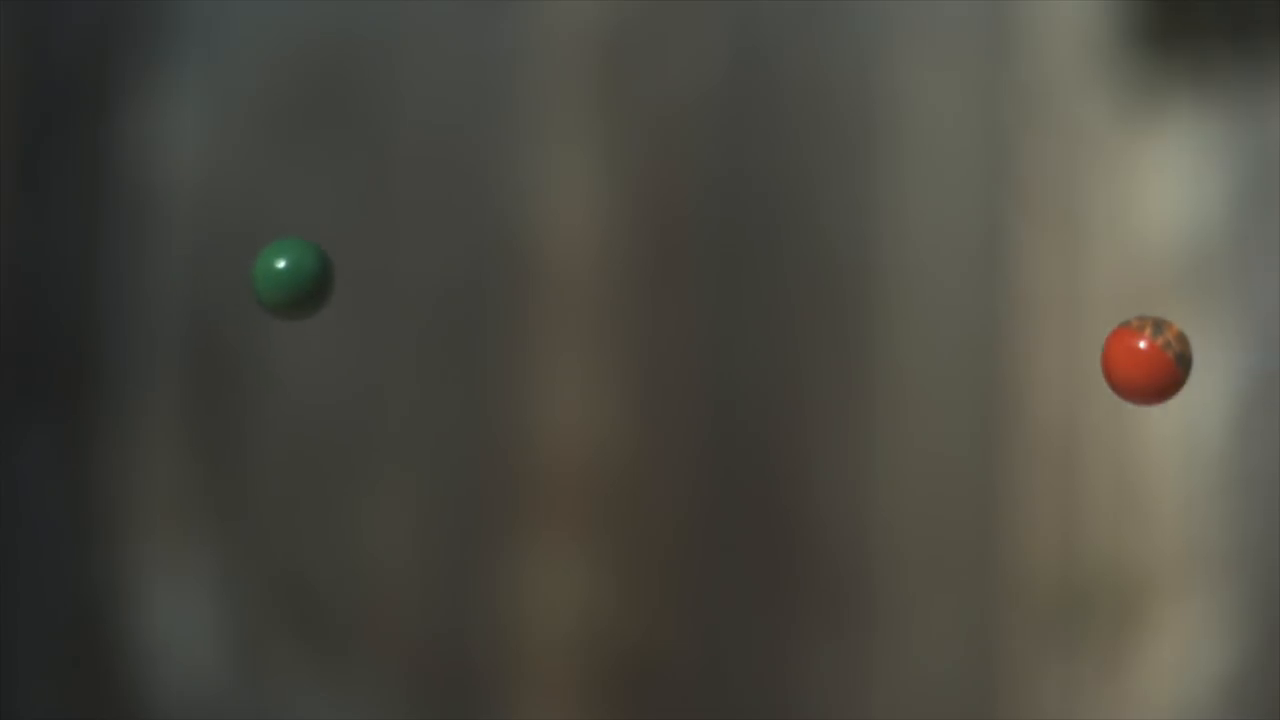
#> input picture frame 16 of video/test_video.mp4, 1280 x 720 px
$ python video_save.py
#> lines starting #> are read from the running program, lines starting #| are printed output that depends on the picture
import cv2

cap = cv2.VideoCapture('./test_video.mp4')

out = cv2.VideoWriter('output2.avi', -1, 10.0, (640,480))

while(cap.isOpened()):
    for i in range(0,8):
        ret, frame = cap.read()
#> this loop made 8 passes
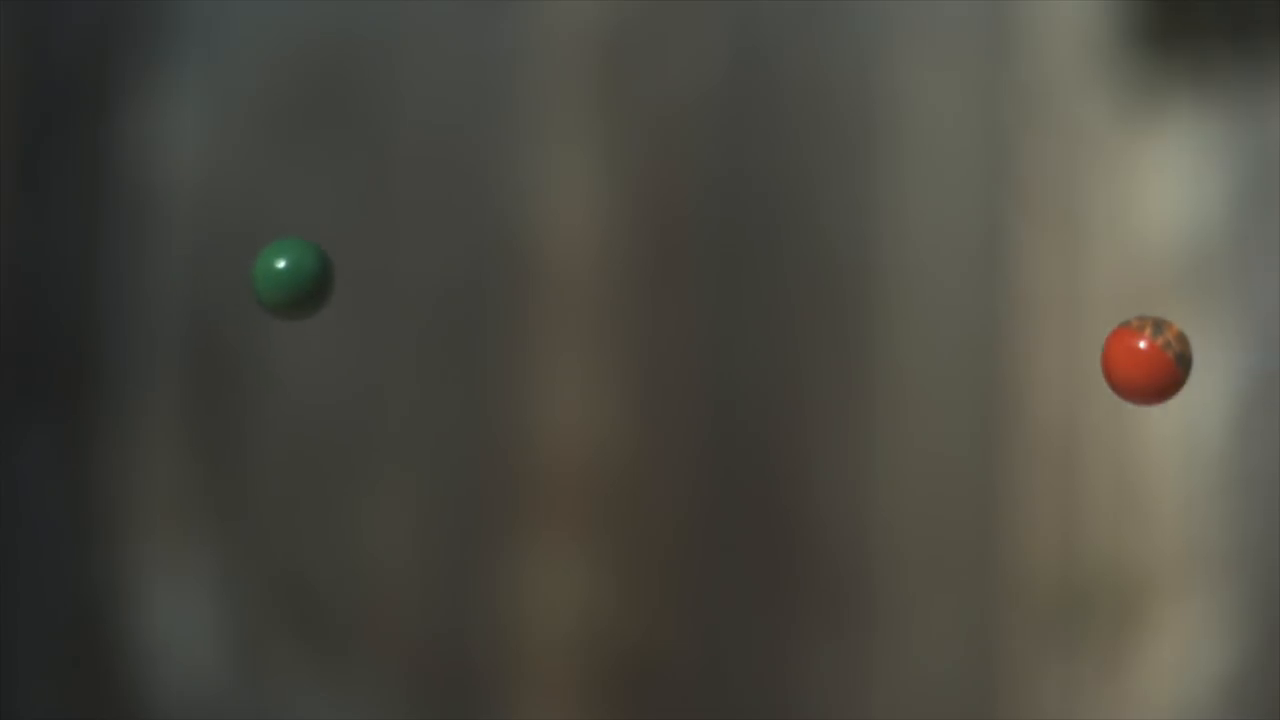
#> input picture frame 16 of video/test_video.mp4, 1280 x 720 px
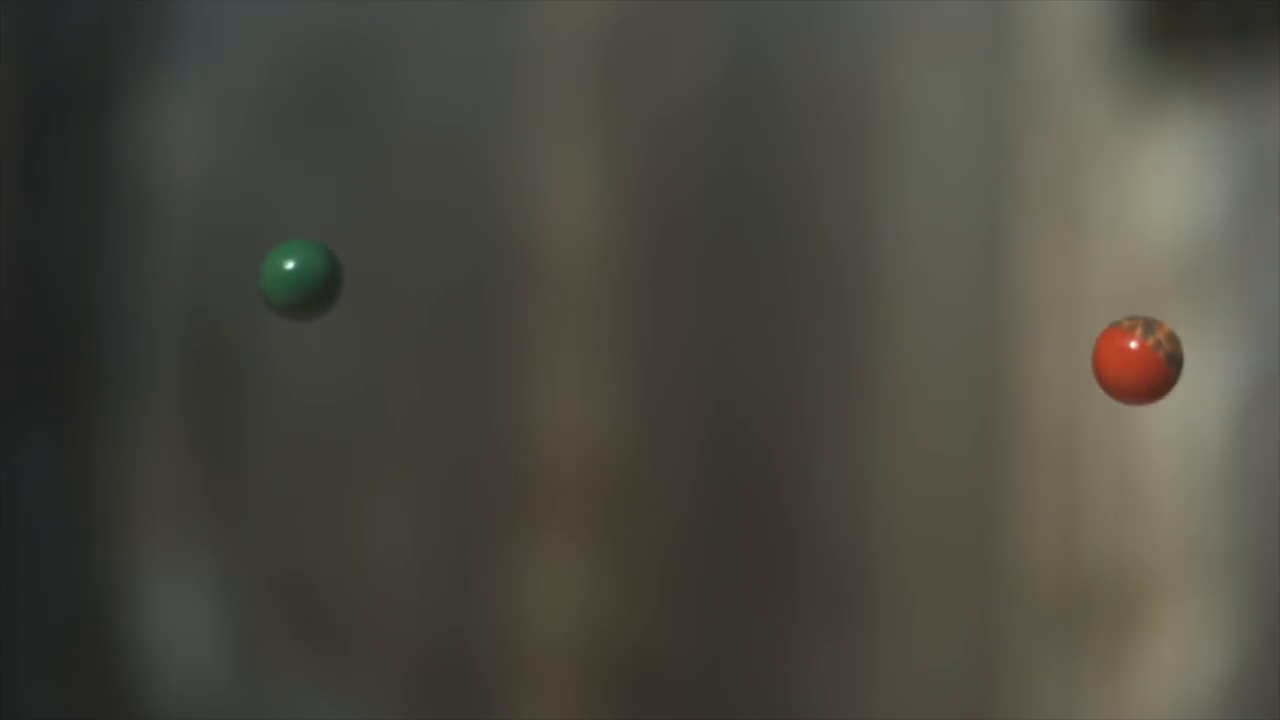
#> input picture frame 17 of video/test_video.mp4, 1280 x 720 px
    ret, frame = cap.read()
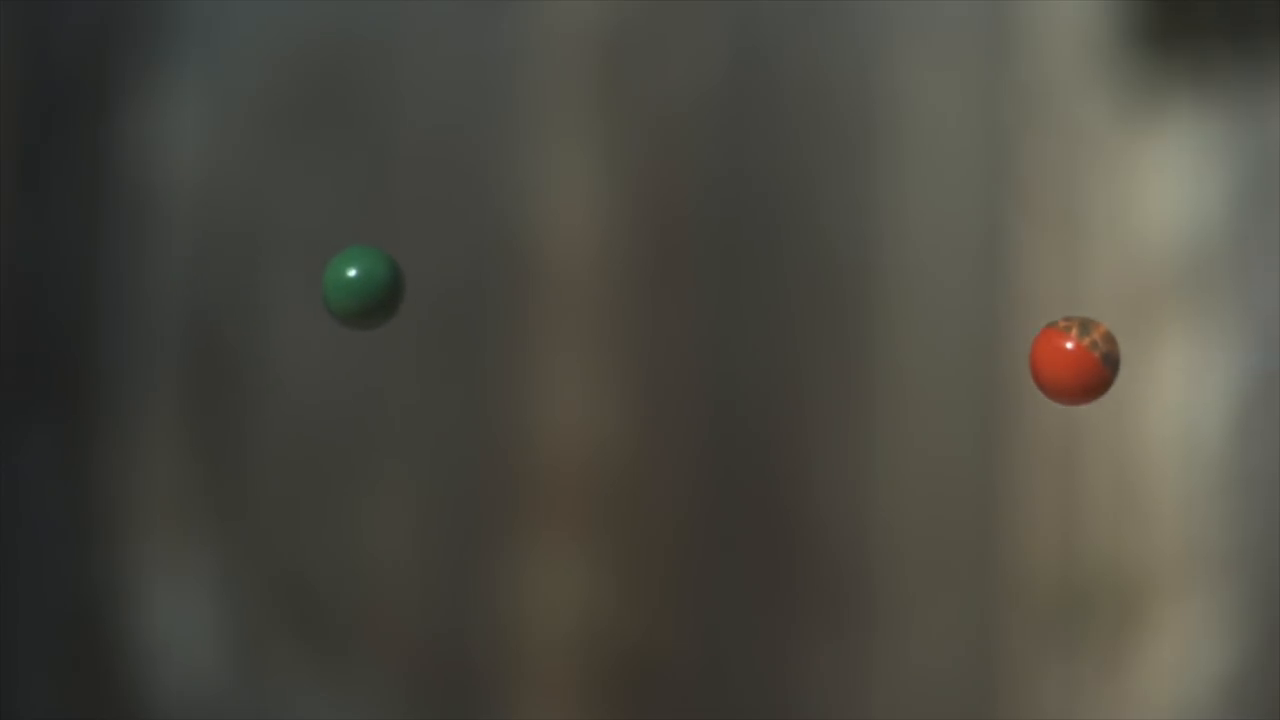
#> input picture frame 24 of video/test_video.mp4, 1280 x 720 px
#> frame is the input picture: shape (720, 1280, 3); mean B, G, R 64.5, 73, 74.7
    if ret==True:
        frame = cv2.flip(frame,0)
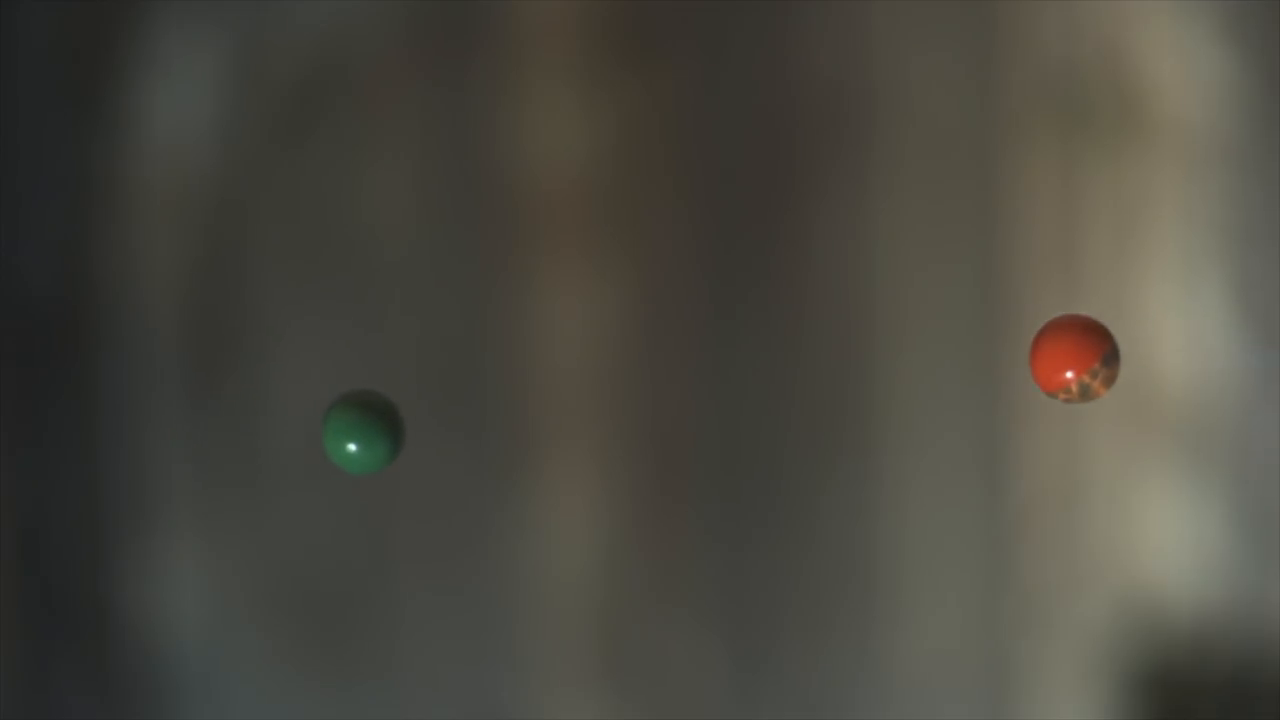
#> frame: shape (720, 1280, 3); mean B, G, R 64.5, 73, 74.7
        frame = cv2.resize(frame, (640, 480))
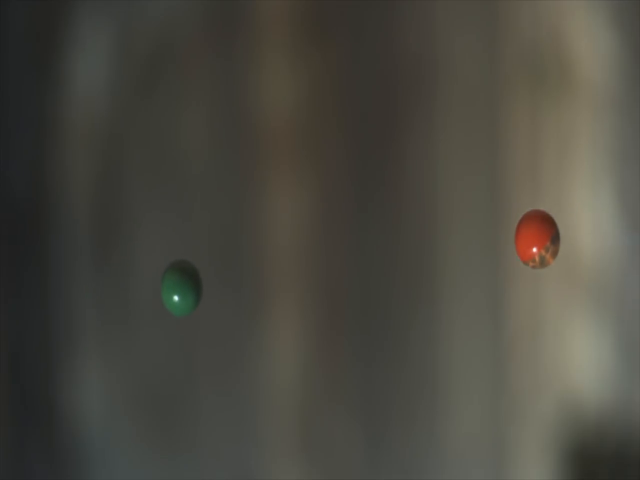
#> frame: shape (480, 640, 3); mean B, G, R 64.4, 72.9, 74.7
        out.write(frame)

        cv2.imshow('frame',frame)
        if cv2.waitKey(1) & 0xFF == ord('q'):
#> (key q is pressed here)
            break
    else:
        break

cap.release()
out.release()
cv2.destroyAllWindows()
